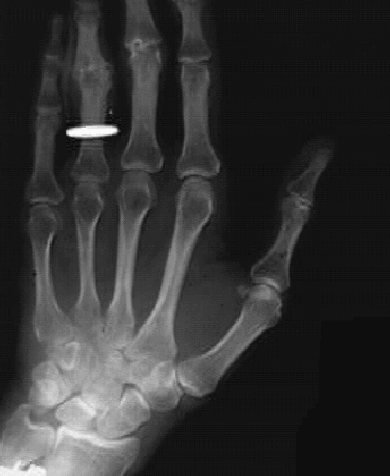
%> input picture Série1/Ex2/i/XRay2.tif, 390 x 476 px
$ octave --eval "medical_image_enhancement;"   (GNU Octave 9; MATLAB toolbox functions it lacks are replaced by stand-ins)
%> lines starting %> are read from the running program, lines starting %| are printed output that depends on the picture
function medical_image_enhancement()

close all;
clc

% [6 lines of commented-out code are left out]
I = imread('XRay2.tif');
%> I is the input picture: size 476x390 uint8; min 7, max 253, mean 50.6

[~,~,i] = size(I);
%> i = 1

if(i == 3)
    I = rgb2gray(I);
end

% LoG.
LoG = fspecial('log', [3, 3], 0.25 );
Iop = filter2(LoG,I);
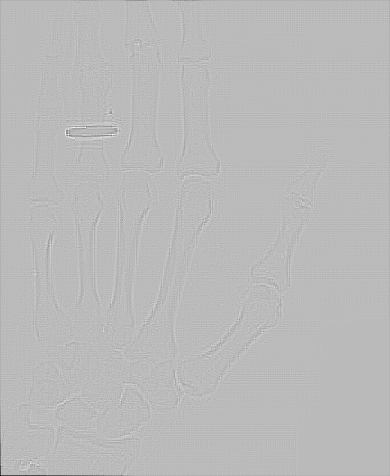
%> Iop: size 476x390 double; min -4203.7, max 1534.8, mean -3.6; drawn with min black and max white

% Compara玢o dos resultados com a imagem original.
figure(1); set(gcf,'Name', 'Laplaciano of Gaussian');
subplot(221); imshow(I); colorbar; title(' Original ' );
subplot(222); imshow(uint8(Iop)); colorbar; title(' Laplaciano of Gaussian ' );
%> after `imshow(uint8(Iop))`:
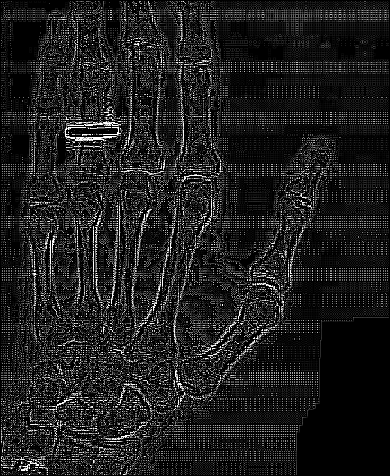
%> displayed picture: size 476x390, on the screen's scale of 0 to 255; min 0, max 255, mean 30.7
subplot(223); imhist(I); title(' Histograma Original ' );
subplot(224); imhist(uint8(Iop)); title(' Histograma Laplaciano of Gaussian ' );
impixelinfo;

% Soma de constante (Boost de brilho).
Iop= I+80;
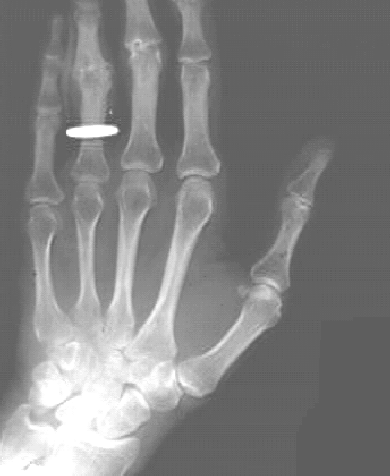
%> Iop: size 476x390 uint8; min 87, max 255, mean 130
figure(2); set(gcf,'Name', 'Soma de constante: I + 80');
subplot(221); imshow(I); colorbar; title(' Original ' );
subplot(222); imshow(Iop); colorbar; title(' Soma de constante: I + 80 ' );
subplot(223); imhist(I); title(' Histograma Original ' );
subplot(224); imhist(Iop); title(' Histograma Soma de constante: I + 80 ' );
impixelinfo;

% Equaliza玢o de histograma.
Iop= histeq(I);
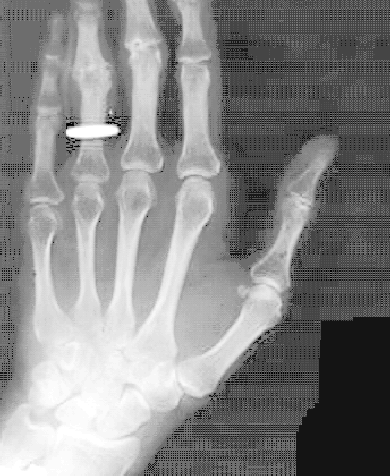
%> Iop: size 476x390 uint8; min 0, max 255, mean 133.3
figure(3); set(gcf,'Name', 'Equaliza玢o de histograma');
subplot(221); imshow(I); colorbar; title(' Imagem ' );
subplot(222); imshow(Iop); colorbar; title(' Equaliza玢o de histograma ' );
subplot(223); imhist(I); title(' Histograma Original ' );
subplot(224); imhist(Iop); title(' Histograma Equaliza玢o de histograma ' );
impixelinfo;
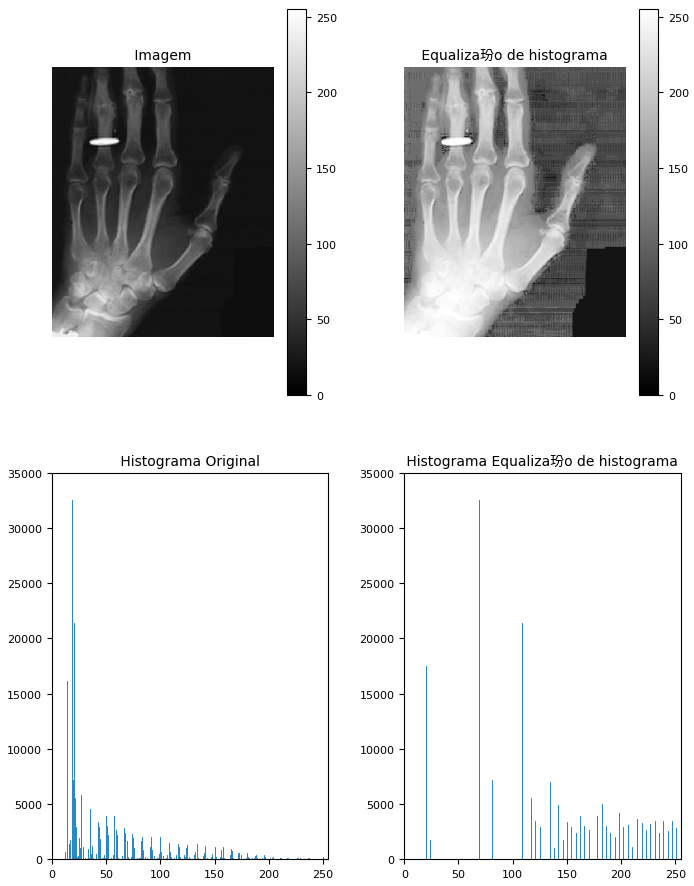
%> figure redrawn from the program's plot data, 4 panels

% Ajustar o contraste.
Iadj = imadjust(I);
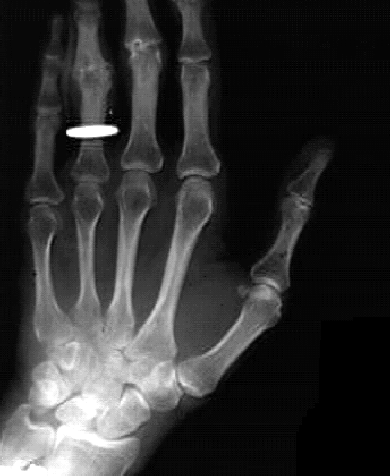
%> Iadj: size 476x390 uint8; min 0, max 255, mean 49.9
%> `medical_image_enhancement;`:
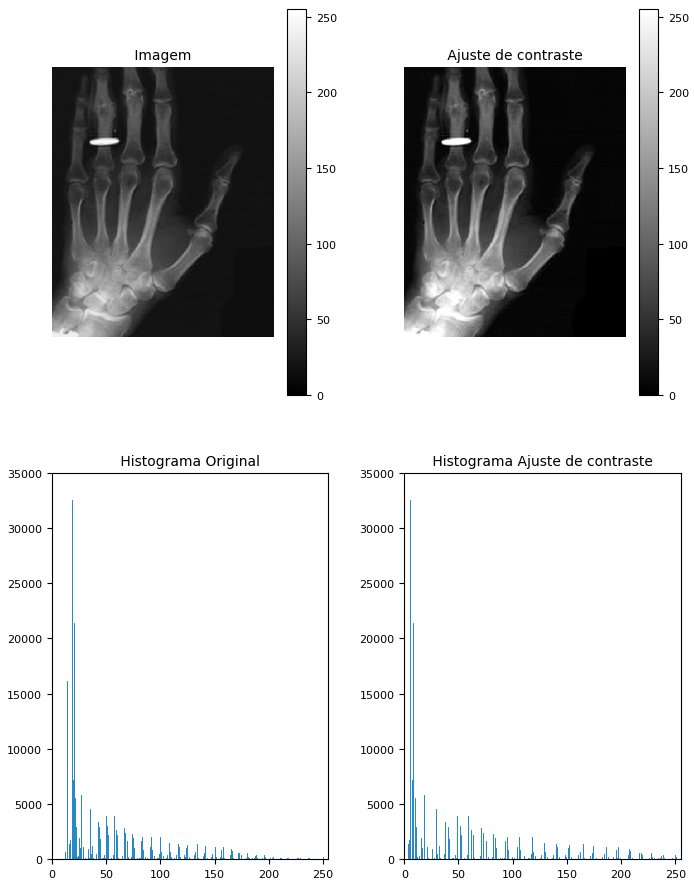
%> figure redrawn from the program's plot data, 4 panels
figure(4); set(gcf,'Name', 'Ajuste de contraste');
subplot(221); imshow(I); colorbar; title(' Imagem ' );
subplot(222); imshow(Iadj); colorbar; title(' Ajuste de contraste ' );
subplot(223); imhist(I); title(' Histograma Original ' );
subplot(224); imhist(Iadj); title(' Histograma Ajuste de contraste ' );
impixelinfo;

end

$ run again, with Série1/Ex2/i/MR1.jpg saved as Série1/Ex2/i/XRay2.tif
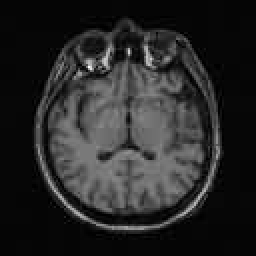
%> input picture Série1/Ex2/i/MR1.jpg, 128 x 128 px (shown 2 times larger)
%> in medical_image_enhancement, I is the input picture: size 128x128 uint8; min 0, max 255, mean 39.7
%> in medical_image_enhancement, `Iop= histeq(I);`:
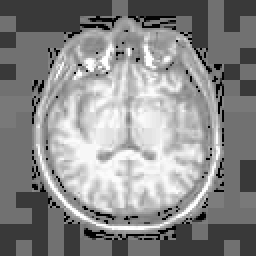
%> Iop: size 128x128 uint8 (shown 2 times larger); min 0, max 255, mean 137.8
%> `medical_image_enhancement;`:
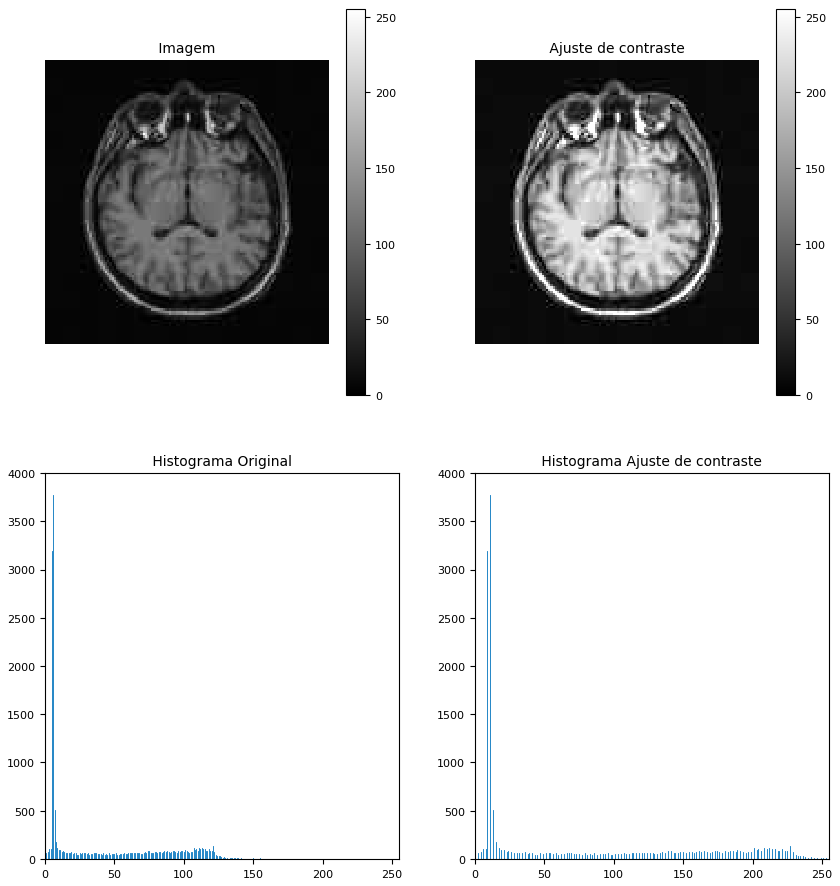
%> figure redrawn from the program's plot data, 4 panels

$ run again, with Série1/Ex2/i/PET1.tif copied over Série1/Ex2/i/XRay2.tif
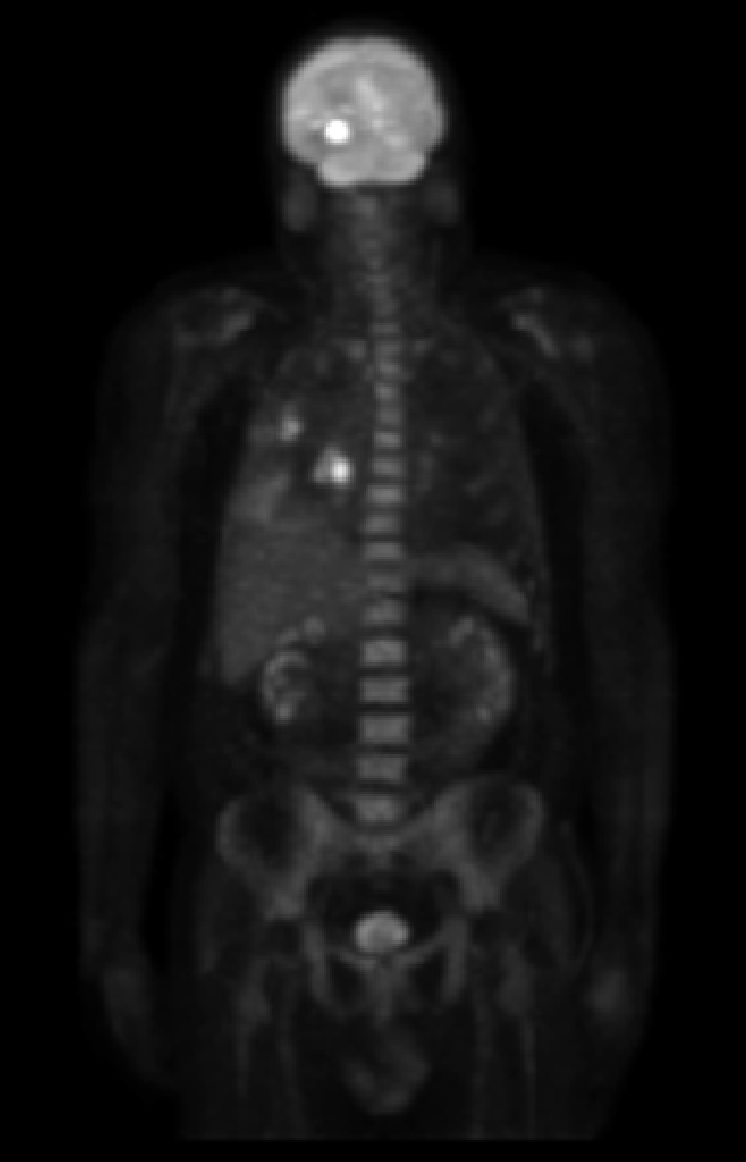
%> input picture Série1/Ex2/i/PET1.tif, 746 x 1162 px
%> in medical_image_enhancement, I is the input picture: size 1162x746 uint8; min 0, max 255, mean 19.4
%> in medical_image_enhancement, `Iop= histeq(I);`:
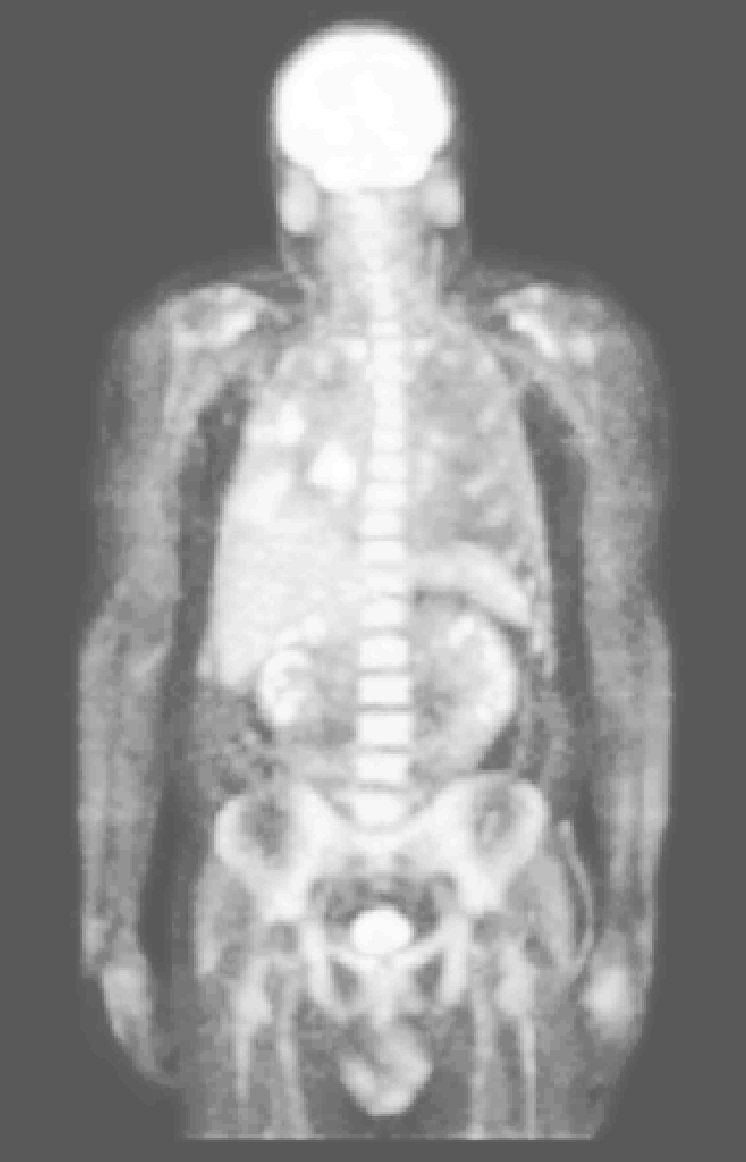
%> Iop: size 1162x746 uint8; min 89, max 255, mean 143.3
%> `medical_image_enhancement;`:
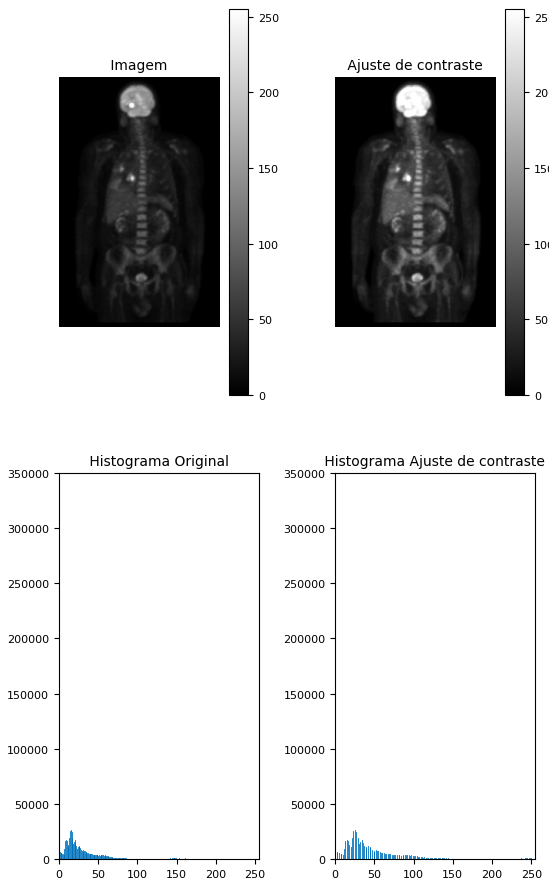
%> figure redrawn from the program's plot data, 4 panels

$ run again, with Série1/Ex2/i/US1.tif copied over Série1/Ex2/i/XRay2.tif
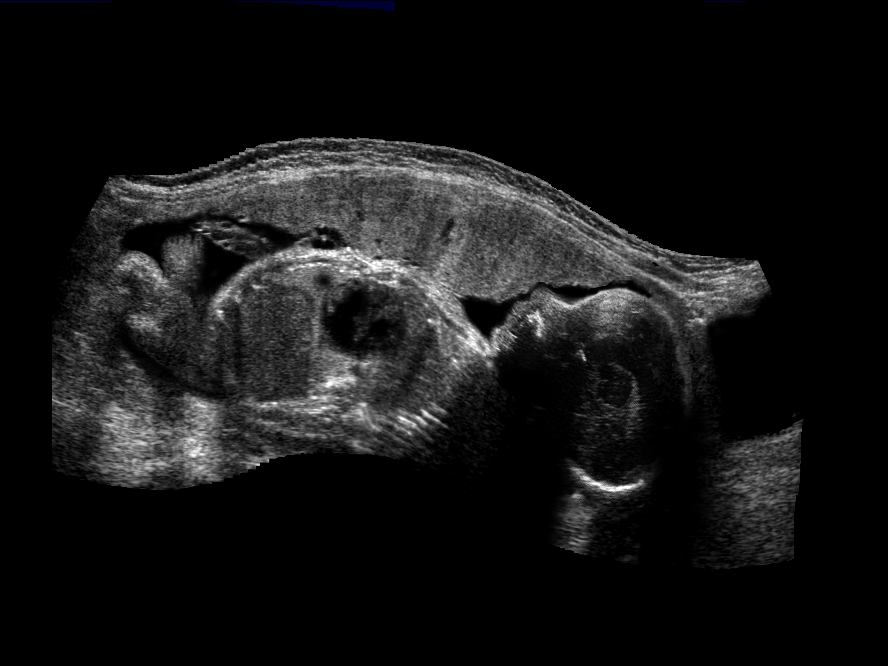
%> input picture Série1/Ex2/i/US1.tif, 888 x 666 px
%> in medical_image_enhancement, I is the input picture: size 666x888x3 uint8; mean R, G, B 21.1, 21.1, 21.2
%> I: size 666x888 uint8
%> `medical_image_enhancement;`:
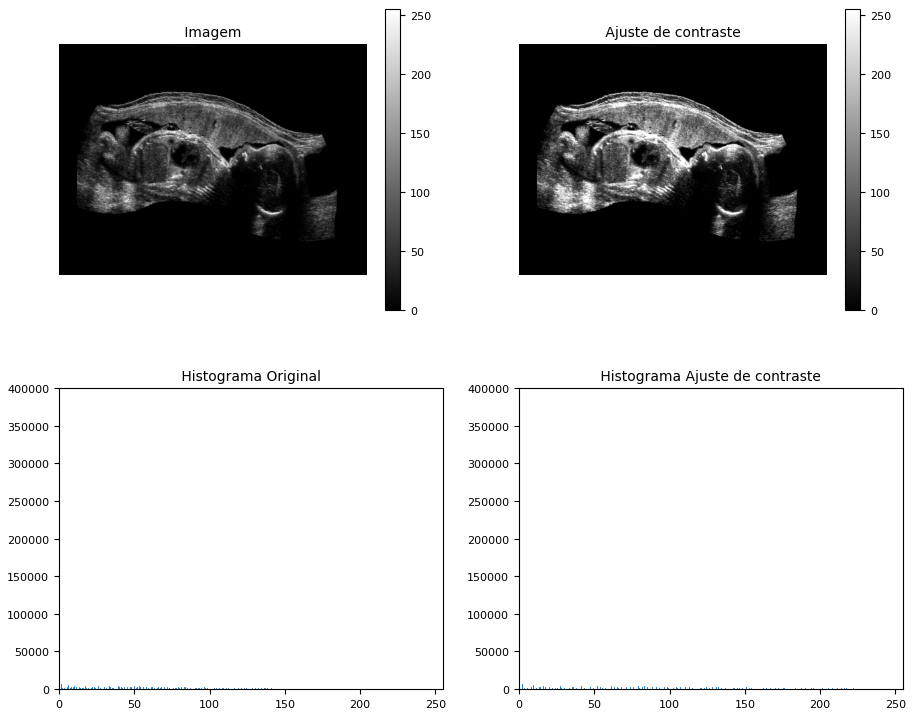
%> figure redrawn from the program's plot data, 4 panels
